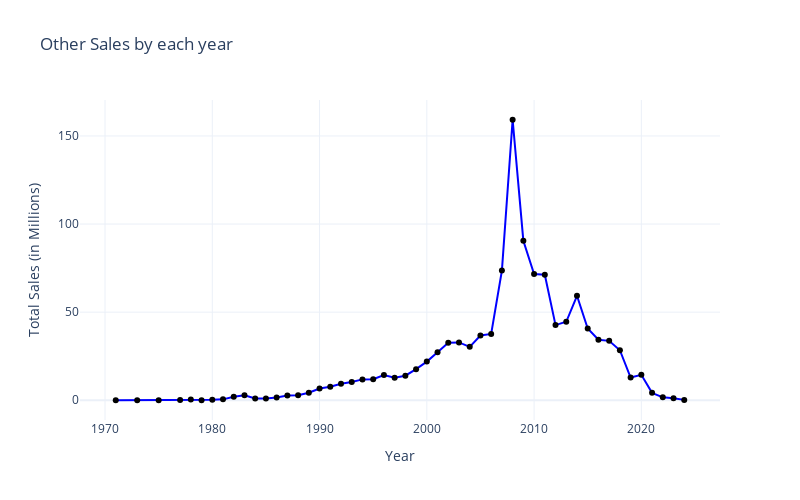

The notebook cell saved with this chart:
### Code cell
# let's analyze the other sales as per each year
release_year = game['release_date'].dt.year

total_sales_by_year = game.groupby(release_year)['other_sales'].sum()

# lets visualize this
fig = go.Figure(data=[
    go.Scatter(
        x = total_sales_by_year.index,
        y = total_sales_by_year.values,
        mode = 'lines+markers',
        marker = dict(color = 'black'),
        line = dict(color = 'blue')
    )
])
fig.update_layout(
    title = 'Other Sales by each year',
    xaxis_title = 'Year',
    yaxis_title = 'Total Sales (in Millions)',
    xaxis_tickangle = 0,
    height = 500,
    width = 800
)

### Figure 1 — Plotly figure (JSON) as saved in the notebook; plotly's stock layout.template omitted (floating-point values rounded to 4 significant figures)
{"data": [{"line": {"color": "blue"}, "marker": {"color": "black"}, "mode": "lines+markers", "type": "scatter", "x": [1971, 1973, 1975, 1977, 1978, 1979, 1980, 1981, 1982, 1983, 1984, 1985, 1986, 1987, 1988, 1989, 1990, 1991, 1992, 1993, 1994, 1995, 1996, 1997, 1998, 1999, 2000, 2001, 2002, 2003, 2004, 2005, 2006, 2007, 2008, 2009, 2010, 2011, 2012, 2013, 2014, 2015, 2016, 2017, 2018, 2019, 2020, 2021, 2022, 2023, 2024], "y": [0.01, 0.01, 0.01, 0.1, 0.38, 0.07, 0.32, 0.52, 1.96, 2.85, 0.97, 1.01, 1.54, 2.66, 2.88, 4.27, 6.64, 7.71, 9.38, 10.38, 11.85, 11.91, 14.36, 12.83, 13.94, 17.67, 21.94, 27.26, 32.59, 32.83, 30.31, 36.78, 37.63, 73.59, 159.2, 90.55, 71.6, 71.27, 42.66, 44.54, 59.29, 40.72, 34.36, 33.71, 28.4, 12.89, 14.46, 4.22, 1.68, 1.08, 0.22]}], "layout": {"height": 500, "title": {"text": "Other Sales by each year"}, "width": 800, "xaxis": {"autorange": true, "range": [1968.0, 2027.0], "tickangle": 0, "title": {"text": "Year"}, "type": "linear"}, "yaxis": {"autorange": true, "range": [-11.2, 170.4], "title": {"text": "Total Sales (in Millions)"}, "type": "linear"}}}
